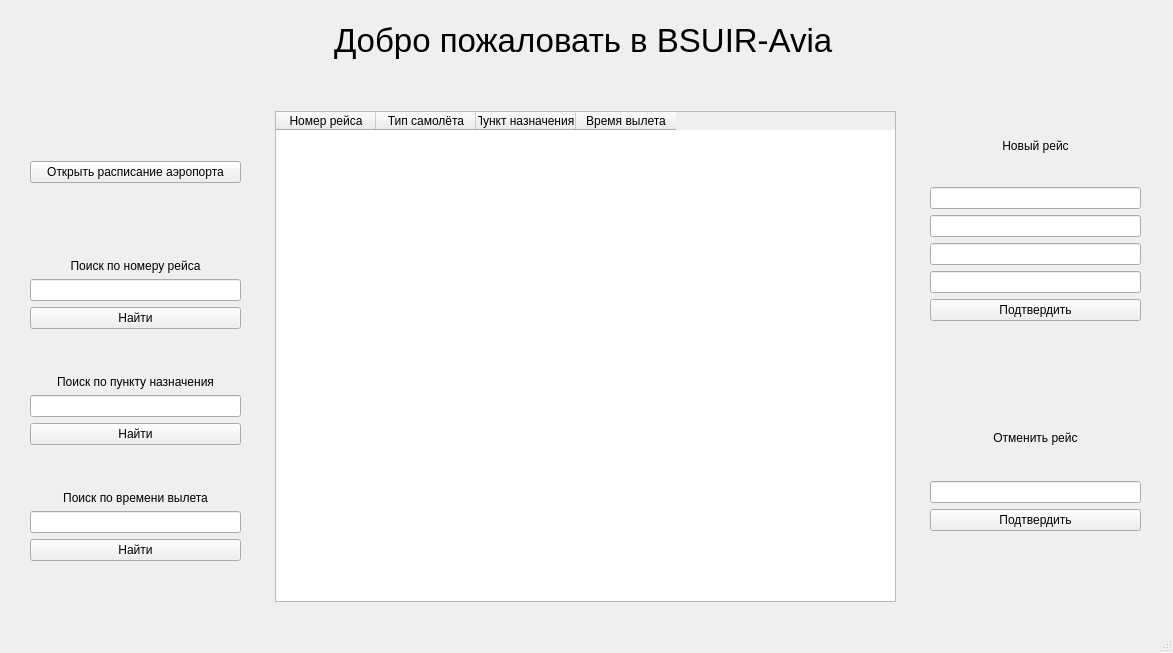
<?xml version="1.0" encoding="UTF-8"?>
<ui version="4.0">
 <class>MainWindow</class>
 <widget class="QMainWindow" name="MainWindow">
  <property name="geometry">
   <rect>
    <x>0</x>
    <y>0</y>
    <width>1173</width>
    <height>653</height>
   </rect>
  </property>
  <property name="windowTitle">
   <string>MainWindow</string>
  </property>
  <widget class="QWidget" name="centralwidget">
   <widget class="QWidget" name="verticalLayoutWidget">
    <property name="geometry">
     <rect>
      <x>-1</x>
      <y>0</y>
      <width>1171</width>
      <height>80</height>
     </rect>
    </property>
    <layout class="QVBoxLayout" name="verticalLayout">
     <item alignment="Qt::AlignHCenter">
      <widget class="QLabel" name="label">
       <property name="font">
        <font>
         <pointsize>25</pointsize>
         <bold>false</bold>
        </font>
       </property>
       <property name="text">
        <string>Добро пожаловать в BSUIR-Avia</string>
       </property>
      </widget>
     </item>
    </layout>
   </widget>
   <widget class="QTableWidget" name="tableWidget">
    <property name="geometry">
     <rect>
      <x>275</x>
      <y>111</y>
      <width>621</width>
      <height>491</height>
     </rect>
    </property>
    <column>
     <property name="text">
      <string>Номер рейса</string>
     </property>
    </column>
    <column>
     <property name="text">
      <string>Тип самолёта</string>
     </property>
    </column>
    <column>
     <property name="text">
      <string>Пункт назначения </string>
     </property>
    </column>
    <column>
     <property name="text">
      <string>Время вылета</string>
     </property>
    </column>
   </widget>
   <widget class="QWidget" name="verticalLayoutWidget_5">
    <property name="geometry">
     <rect>
      <x>30</x>
      <y>90</y>
      <width>211</width>
      <height>511</height>
     </rect>
    </property>
    <layout class="QVBoxLayout" name="verticalLayout_6">
     <item>
      <spacer name="verticalSpacer_2">
       <property name="orientation">
        <enum>Qt::Vertical</enum>
       </property>
       <property name="sizeHint" stdset="0">
        <size>
         <width>20</width>
         <height>40</height>
        </size>
       </property>
      </spacer>
     </item>
     <item>
      <widget class="QPushButton" name="pushButton">
       <property name="text">
        <string>Открыть расписание аэропорта</string>
       </property>
      </widget>
     </item>
     <item>
      <spacer name="verticalSpacer">
       <property name="orientation">
        <enum>Qt::Vertical</enum>
       </property>
       <property name="sizeHint" stdset="0">
        <size>
         <width>20</width>
         <height>40</height>
        </size>
       </property>
      </spacer>
     </item>
     <item>
      <layout class="QVBoxLayout" name="verticalLayout_5">
       <item>
        <widget class="QLabel" name="label_4">
         <property name="text">
          <string>Поиск по номеру рейса</string>
         </property>
         <property name="alignment">
          <set>Qt::AlignCenter</set>
         </property>
        </widget>
       </item>
       <item>
        <widget class="QLineEdit" name="lineEdit_3">
         <property name="text">
          <string/>
         </property>
        </widget>
       </item>
       <item>
        <widget class="QPushButton" name="pushButton_4">
         <property name="text">
          <string>Найти</string>
         </property>
        </widget>
       </item>
       <item>
        <spacer name="verticalSpacer_3">
         <property name="orientation">
          <enum>Qt::Vertical</enum>
         </property>
         <property name="sizeHint" stdset="0">
          <size>
           <width>20</width>
           <height>40</height>
          </size>
         </property>
        </spacer>
       </item>
       <item>
        <layout class="QVBoxLayout" name="verticalLayout_4">
         <item>
          <widget class="QLabel" name="label_3">
           <property name="text">
            <string>Поиск по пункту назначения</string>
           </property>
           <property name="alignment">
            <set>Qt::AlignCenter</set>
           </property>
          </widget>
         </item>
         <item>
          <widget class="QLineEdit" name="lineEdit_2"/>
         </item>
         <item>
          <widget class="QPushButton" name="pushButton_3">
           <property name="text">
            <string>Найти</string>
           </property>
          </widget>
         </item>
         <item>
          <spacer name="verticalSpacer_4">
           <property name="orientation">
            <enum>Qt::Vertical</enum>
           </property>
           <property name="sizeHint" stdset="0">
            <size>
             <width>20</width>
             <height>40</height>
            </size>
           </property>
          </spacer>
         </item>
         <item>
          <layout class="QVBoxLayout" name="verticalLayout_2">
           <item>
            <widget class="QLabel" name="label_2">
             <property name="text">
              <string>Поиск по времени вылета</string>
             </property>
             <property name="alignment">
              <set>Qt::AlignCenter</set>
             </property>
            </widget>
           </item>
           <item>
            <widget class="QLineEdit" name="lineEdit"/>
           </item>
           <item>
            <widget class="QPushButton" name="pushButton_2">
             <property name="text">
              <string>Найти</string>
             </property>
            </widget>
           </item>
           <item>
            <spacer name="verticalSpacer_5">
             <property name="orientation">
              <enum>Qt::Vertical</enum>
             </property>
             <property name="sizeHint" stdset="0">
              <size>
               <width>20</width>
               <height>40</height>
              </size>
             </property>
            </spacer>
           </item>
          </layout>
         </item>
        </layout>
       </item>
      </layout>
     </item>
    </layout>
   </widget>
   <widget class="QWidget" name="verticalLayoutWidget_7">
    <property name="geometry">
     <rect>
      <x>930</x>
      <y>110</y>
      <width>211</width>
      <height>211</height>
     </rect>
    </property>
    <layout class="QVBoxLayout" name="verticalLayout_8">
     <item>
      <spacer name="verticalSpacer_7">
       <property name="orientation">
        <enum>Qt::Vertical</enum>
       </property>
       <property name="sizeType">
        <enum>QSizePolicy::Expanding</enum>
       </property>
       <property name="sizeHint" stdset="0">
        <size>
         <width>20</width>
         <height>15</height>
        </size>
       </property>
      </spacer>
     </item>
     <item>
      <widget class="QLabel" name="label_5">
       <property name="text">
        <string>Новый рейс</string>
       </property>
       <property name="alignment">
        <set>Qt::AlignCenter</set>
       </property>
      </widget>
     </item>
     <item>
      <spacer name="verticalSpacer_6">
       <property name="orientation">
        <enum>Qt::Vertical</enum>
       </property>
       <property name="sizeType">
        <enum>QSizePolicy::Expanding</enum>
       </property>
       <property name="sizeHint" stdset="0">
        <size>
         <width>20</width>
         <height>15</height>
        </size>
       </property>
      </spacer>
     </item>
     <item>
      <widget class="QLineEdit" name="lineEdit_4"/>
     </item>
     <item>
      <widget class="QLineEdit" name="lineEdit_5"/>
     </item>
     <item>
      <widget class="QLineEdit" name="lineEdit_6"/>
     </item>
     <item>
      <widget class="QLineEdit" name="lineEdit_7"/>
     </item>
     <item>
      <widget class="QPushButton" name="pushButton_5">
       <property name="text">
        <string>Подтвердить</string>
       </property>
      </widget>
     </item>
    </layout>
   </widget>
   <widget class="QWidget" name="verticalLayoutWidget_6">
    <property name="geometry">
     <rect>
      <x>930</x>
      <y>400</y>
      <width>211</width>
      <height>131</height>
     </rect>
    </property>
    <layout class="QVBoxLayout" name="verticalLayout_7">
     <item>
      <spacer name="verticalSpacer_8">
       <property name="orientation">
        <enum>Qt::Vertical</enum>
       </property>
       <property name="sizeType">
        <enum>QSizePolicy::Expanding</enum>
       </property>
       <property name="sizeHint" stdset="0">
        <size>
         <width>20</width>
         <height>30</height>
        </size>
       </property>
      </spacer>
     </item>
     <item>
      <widget class="QLabel" name="label_6">
       <property name="text">
        <string>Отменить рейс</string>
       </property>
       <property name="alignment">
        <set>Qt::AlignCenter</set>
       </property>
      </widget>
     </item>
     <item>
      <spacer name="verticalSpacer_9">
       <property name="orientation">
        <enum>Qt::Vertical</enum>
       </property>
       <property name="sizeHint" stdset="0">
        <size>
         <width>20</width>
         <height>30</height>
        </size>
       </property>
      </spacer>
     </item>
     <item>
      <widget class="QLineEdit" name="lineEdit_8"/>
     </item>
     <item>
      <widget class="QPushButton" name="pushButton_6">
       <property name="text">
        <string>Подтвердить</string>
       </property>
      </widget>
     </item>
    </layout>
   </widget>
  </widget>
  <widget class="QMenuBar" name="menubar">
   <property name="geometry">
    <rect>
     <x>0</x>
     <y>0</y>
     <width>1173</width>
     <height>22</height>
    </rect>
   </property>
  </widget>
  <widget class="QStatusBar" name="statusbar"/>
 </widget>
 <resources/>
 <connections/>
</ui>
